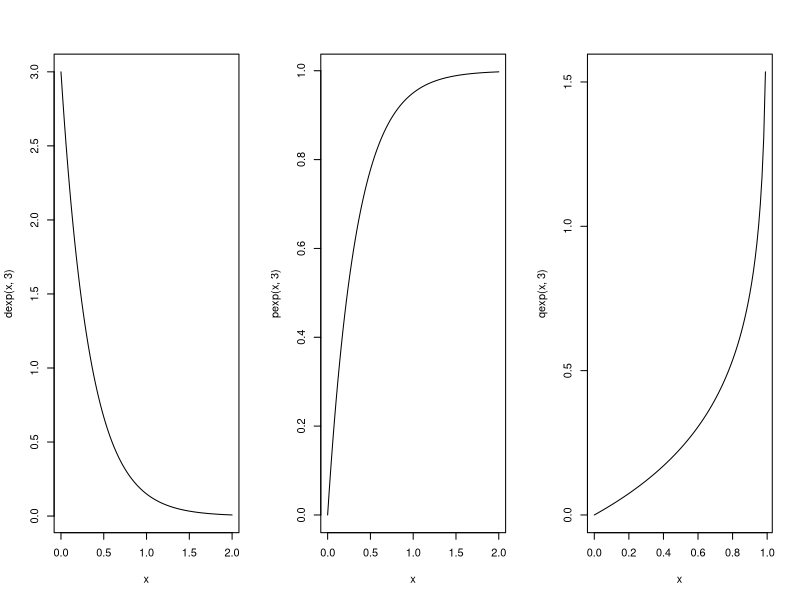

Generate this figure with R:
par(mfrow=c(1,3))
curve(dexp(x, 3), from=0, to=2)
curve(pexp(x, 3), from=0, to=2)
curve(qexp(x, 3), from=0, to=0.99)
par(mfrow=c(1,1))
